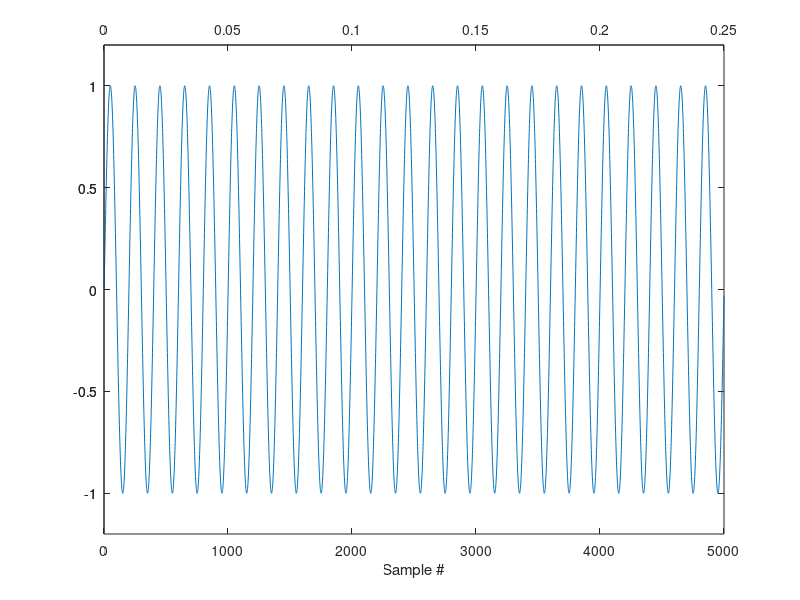

Source code (MATLAB): (Note: this script raises an error after producing the figure.)

close all; clearvars; clc

Nsamps = 5000;
Fs = 2e4;
Fc = 1e2;


Time = 1/Fs*(0:Nsamps-1);
Samps = sin(2*pi*Fc*Time);

figure
plot(1:Nsamps,Samps)
xlabel('Sample #'); ylim([-1.2 1.2])

Ax1 = gca;
Ax2 = axes('Position',get(Ax1,'Position'),'Color','none');
set(Ax2,'XAxisLocation','top');
set(Ax2,'XLim',get(Ax1,'XLim'));
set(Ax2,'XTick',get(Ax1,'XTick'));
set(Ax2,'XTickLabel',Time*1000);
linkaxes([Ax1 Ax2],'xy');
Ax2.XLabel.String = 'Time [ms]';




